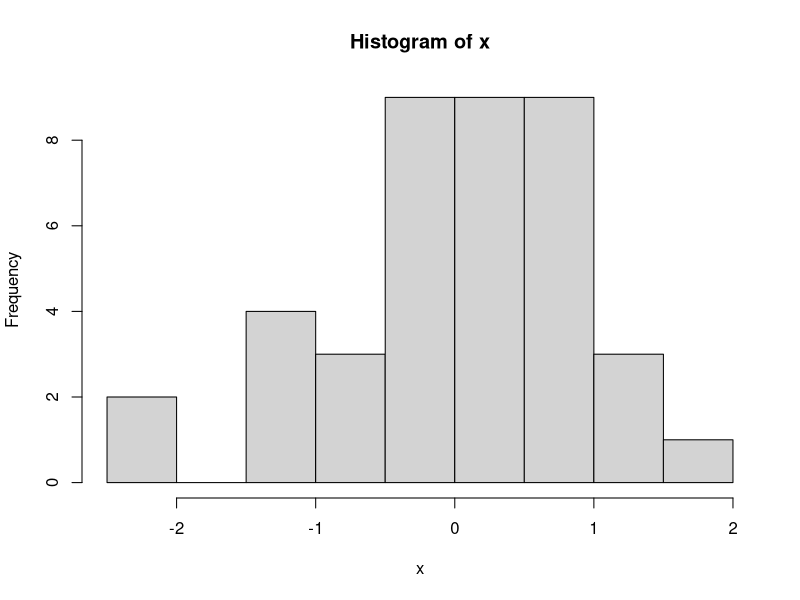
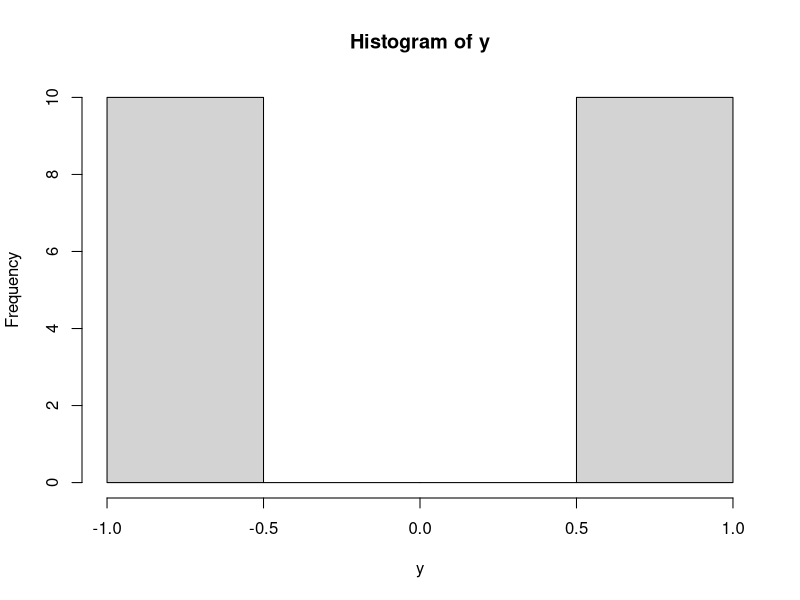
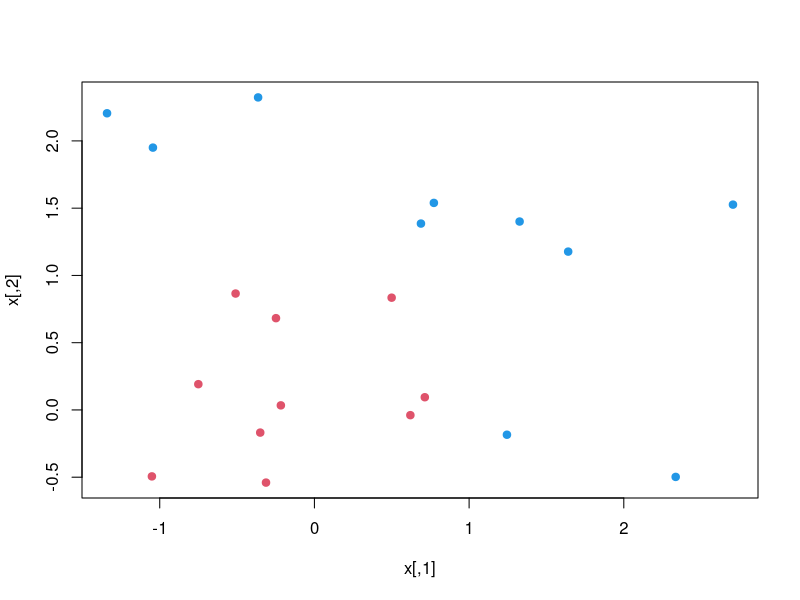

Recreate these plots in R, in order. (Note: this script raises an error after producing the figures.)
rm(list=ls())

"
2asfsa
"
#----------------- SVM lineal ---------------------# 


#----------------- Pregunta 1 ---------------------# 

# 1)	Crear un data set de 20 registros con distribución N(0,1) y variable respuesta -1 y 1. Realice un plot para observar lo realizado.

set.seed(10111)
x = matrix(rnorm(40), nrow=20,ncol=2)
hist(x)
y = rep(c(-1, 1), c(10,10)) # generarme valore sde .1 y de 1 diez de cada uno
hist(y)
x[y == 1,] = x[y == 1,] + 1
plot(x, col = y + 3, pch = 19)



#----------------- Pregunta 2 ---------------------# 

# 2)	Ajuste una SVM con kernel lineal para las variables anteriores. Analice los resultados.
dat = data.frame(x, y = as.factor(y)) #como factor, porque es o 1 o -1
head(dat)
svmfit = svm(y~., data = dat, kernel = "linear", cost = 10, scale = FALSE)
#cost tiene que ver con la velocidad de convergencia del algortimo. 
print(svmfit)

"
Parameters:
   SVM-Type:  C-classification 
 SVM-Kernel:  linear 
       cost:  10 

Number of Support Vectors:  6 ha enctronado 6 vectores de soporte. 
"
#----------------- Pregunta 3 ---------------------# 
# 3)	Realice un plot de la banda de decisión y señale los vetores soporte en el plot.

plot(svmfit, dat)

# Las x son los vectores de sopote. No entiendo como un vector es un punto

make.grid = function(x, n = 75) {
  grange = apply(x, 2, range)
  x1 = seq(from = grange[1,1], to = grange[2,1], length = n)
  x2 = seq(from = grange[1,2], to = grange[2,2], length = n)
  expand.grid(X1 = x1, X2 = x2)
}



xgrid = make.grid(x)
xgrid[1:10,]




ygrid = predict(svmfit, xgrid)
plot(xgrid, col = c("red","blue")[as.numeric(ygrid)], pch = 20, cex = .2)
points(x, col = y + 3, pch = 19)
points(x[svmfit$index,], pch = 5, cex = 2)

#los vector soporte son los putnos marcados en cuadrado. Los índices de los vectores soporte se almacenan en svmfit$index

#----------------- Pregunta 4 ---------------------# 

# 4)	Extraiga la ecuación de la recta ajustada.
vectores_soporte = x[svmfit$index,]
# %*% es producto escalar
beta = drop(t(svmfit$coefs)%*%vectores_soporte) # producto escalar de los coefcimientos por cada uno de los vectores soporte
beta0 = svmfit$rho # término independiente

# y = beta0 + beta[0] * x1 + beta[1] * x2


#----------------- Pregunta 5 ---------------------# 

# 5)	Con los coeficientes obtenidos realice un plot de la banda de decisión y los vectores soporte,
# ¿es el conjunto separable?.

plot(xgrid, col = c("red", "blue")[as.numeric(ygrid)], pch = 20, cex = .2)#subplano de decisión
points(x, col = y + 3, pch = 19) #mis datos. #col = color. 
points(x[svmfit$index,], pch = 5, cex = 2) # señalo vectores soporte
abline(beta0 / beta[2], -beta[1] / beta[2]) # esti sale de iguala la ecuación de la recta a Y = 0
#y despejar. Y= 0 es la recta en medio. 
# Aquí le sumo .1 y 1 para mostrar la otra banda
abline((beta0 - 1) / beta[2], -beta[1] / beta[2], lty = 2)
abline((beta0 + 1) / beta[2], -beta[1] / beta[2], lty = 2)

#no es separable, proque hay valores dentro de la banda de decisión. 
#qué hacer: cambiar el kernel

#----------------- SVM no lineal ---------------------# 




#----------------- Pregunta 1 ---------------------#  

# 1)	Con el famoso dataset de iris (flores), realice una svm multiclase y repita el procedimiento.
rm(list=ls())


data(iris)
names(iris)
n <- nrow(iris)  # Number of observations
ntrain <- round(n*0.75)  # 75% for training set
set.seed(314)    # Set seed for reproducible results
tindex <- sample(n, ntrain)   # Create a random index # Cogemos 75% de números hasata n aleatoriamente
train_iris <- iris[tindex,]   # Create training set
test_iris <- iris[-tindex,]   # Create test set

#no linea: por ejemplo, voy a coger el radial
svmfit <- svm(Species~., data=train_iris, method="C-classification", kernel="radial", cost=10)


summary(svmfit)
svmfit$SV



#slice mantiene las dimensiones constantes para los valores indicados
#ploteo la svmfit con los datos de train, pintandome varabiel width contrs variable length
# el resto de valores los fijo : Width=la media de los witdhs de iris Length = la media de los length
# Estoy pintando una loncha!!! Si no, no podría pintar en 3d
plot(svmfit, train_iris, Petal.Width ~ Petal.Length, slice=list(Sepal.Width=mean(iris$Sepal.Width), Sepal.Length=mean(iris$Sepal.Length)))



# hacemos la prediccion y entendemos la matriz de confusion
prediction <- predict(svmfit, test_iris) #estos son datos de especies
#Matriz de confusción hay que pasarle predicción contrs real
conf_matrix <- table(prediction, test_iris$Species)

conf_matrix

#Vemos que el conjunto no es separable, pero el modelo acierto muy bien. 